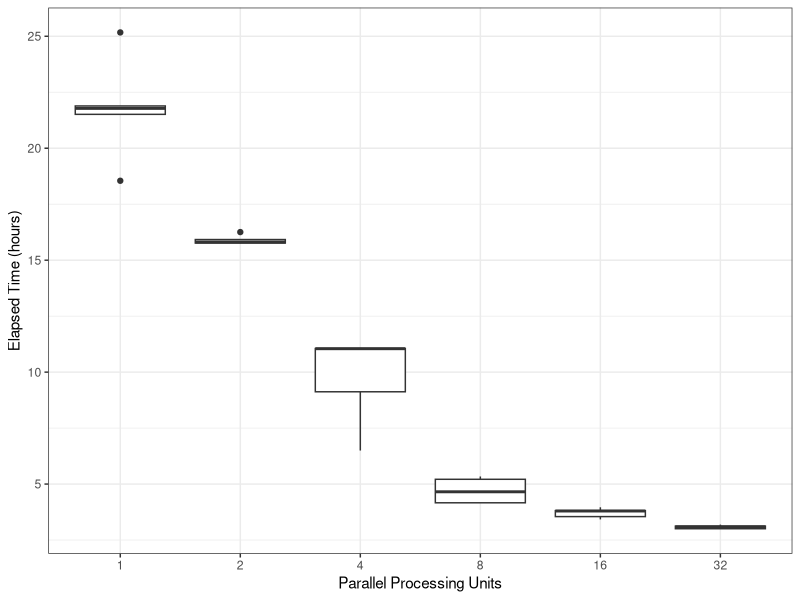
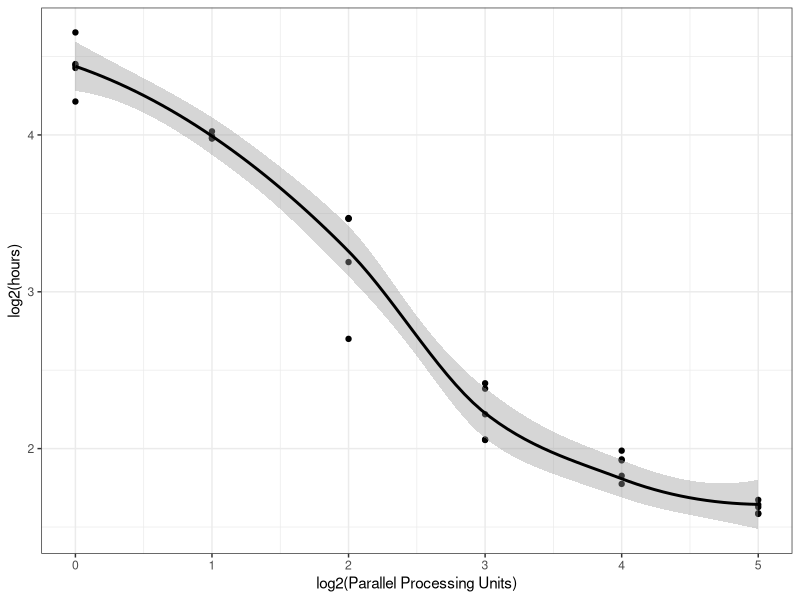
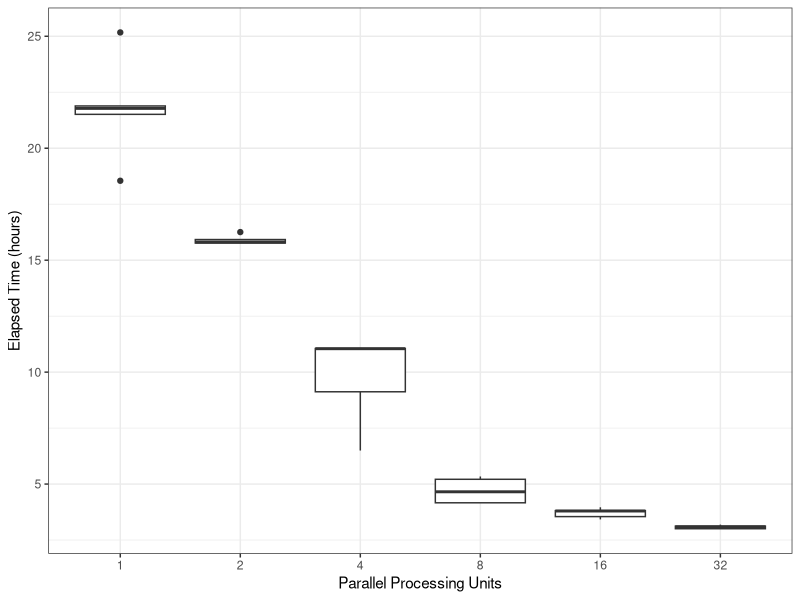
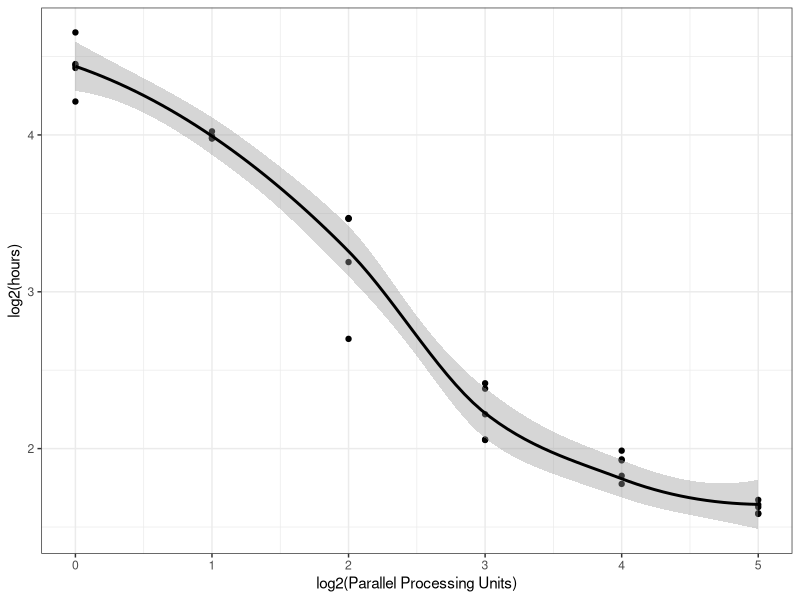

Write the R code that produced these figures, in order.
## ---- chunk 1
library(knitr)
library(reshape2)
library(plyr)
library(ggplot2)
library(quantreg)
## ---- chunk 2
times = data.frame(c(66769, 90619, 77448, 78798, 78408),
                   c(56719, 58518, 56750, 56928, 57319),
                   c(23388, 39888, 32839, 39798, 39768),
                   c(16760, 19219, 18768, 14989, 14959),
                   c(12320, 12769, 14269, 13729, 13670),
                   c(11240, 11479, 10790, 11122, 10819))/3600
names(times) = c(1, 2, 4, 8, 16, 32)
kable(times, digits=2, caption='Time (hrs) to process with 1, 2, 4, 8, 16 and 32 threads')
## ---- chunk 3
timeL = melt(times, value.name='time', variable.name='n')
timeL$n = as.integer(as.character(timeL$n))
## ---- chunk 4
ggplot(timeL, aes(factor(n), time)) + 
    geom_boxplot() + 
    labs(x='Parallel Processing Units', y='Elapsed Time (hours)') +
    theme_bw(base_size = 11)
ggsave("elapsed_time.tiff", dpi = 600)
## ---- chunk 5
ggplot(timeL, aes(log2(n), log2(time))) + 
    geom_point() + 
    geom_smooth(method='loess', color='black') + 
    labs(x='log2(Parallel Processing Units)', y='log2(hours)') +
    theme_bw(base_size = 11)
ggsave("time_smooth.tiff", dpi = 600)
## ---- chunk 6
fit = rq(log2(time)~log2(n), tau=.5, data=timeL)
summary(fit)
## ---- chunk 7
new = data.frame(n=c(1, 2, 4, 8, 16, 32))
pred = predict(fit, newdata=new)
final = cbind(new, data.frame(log2time=pred, time=2^pred))
kable(final, digits=2, caption='Estimated Median Time to Completion of Process by Number of Parallel Processing Units')
